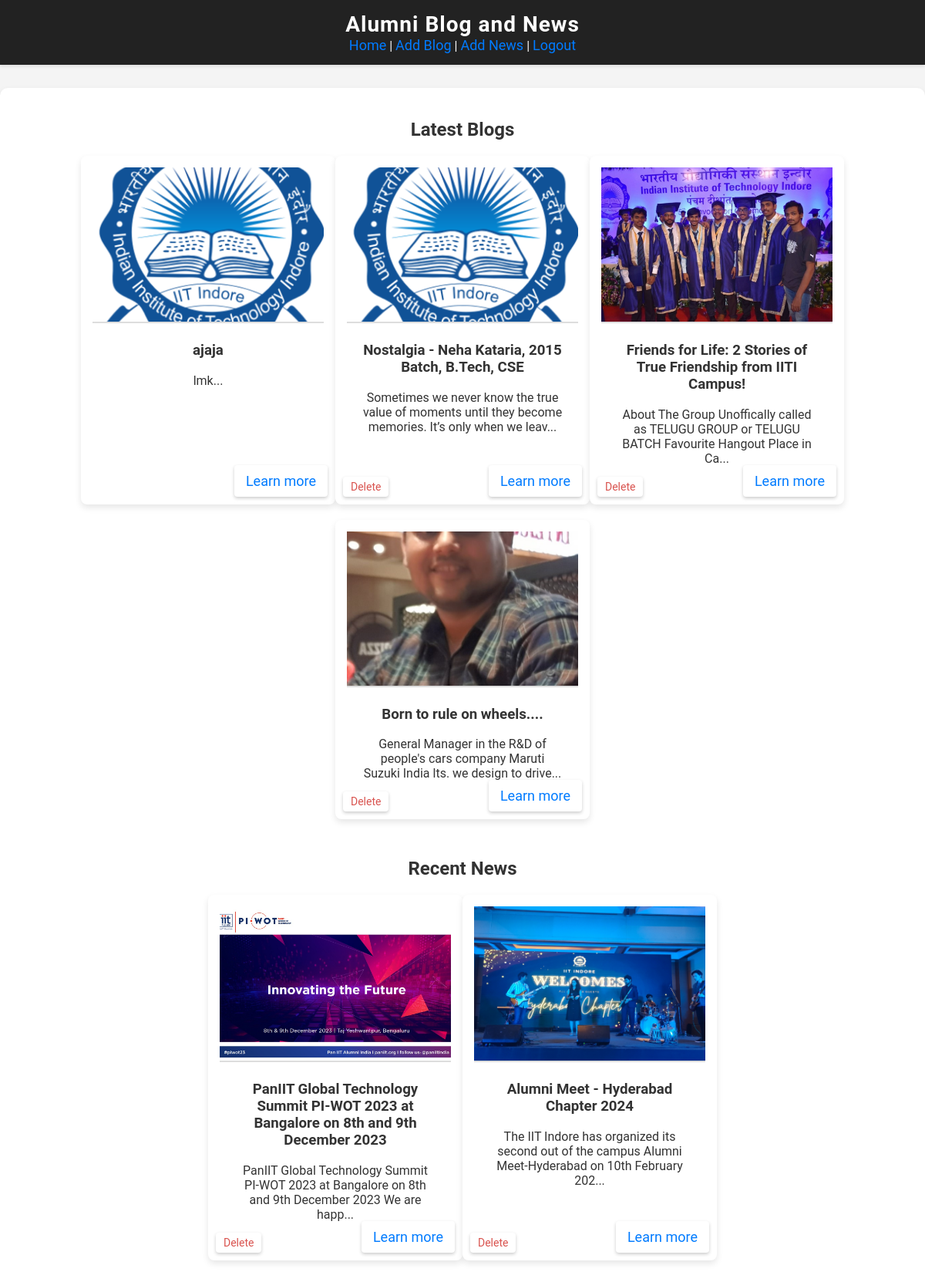
Screenshot of / (signed in) with the database file from the repository.
### blog/models.py (models this page shows, shortened)
class Blog(models.Model):
    title = models.CharField(max_length=200)
    content = models.TextField()
    author = models.ForeignKey(User, on_delete=models.CASCADE)
    created_at = models.DateTimeField(auto_now_add=True)
    image = models.ImageField(upload_to='blog_images/', default='/blog_images/Indian_Institute_of_Technology,_Indore_Logo.png')

class News(models.Model):
    title = models.CharField(max_length=200)
    content = models.TextField()
    created_at = models.DateTimeField(auto_now_add=True)
    author = models.ForeignKey(User, on_delete=models.CASCADE)
    image = models.ImageField(upload_to='news_images/',  default='/news_images/Indian_Institute_of_Technology,_Indore_Logo.png')

### blog/views.py (the view)
# urls.py: path('', views.home, name='home'),
def home(request):
    blogs = Blog.objects.all().order_by('-created_at')
    news = News.objects.all().order_by('-created_at')
    return render(request, 'home.html', {'blogs': blogs, 'news': news})

### templates/home.html
{% extends 'base.html' %}
{% load static %}
{% block content %}
<div class="container">
    <section>
        <h2>Latest Blogs</h2>
        <ul class="blog-list">
            {% for blog in blogs %}
                <li class="card">
                    <img src="{% if blog.image %}{{ blog.image.url }}{% else %}{% static 'default/default.png' %}{% endif %}"
                         alt="{{ blog.title }}"
                         class="card-image">
                    <div class="card-content">
                        <h3>{{ blog.title }}</h3>
                        <p>{{ blog.content|slice:":100" }}...</p>
                        <a href="{% url 'blog_detail' blog.id %}" class="learn-more">Learn more</a>
                        {% if user.is_authenticated and blog.author == user %}
                        <a href="{% url 'delete_blog' blog.id %}" class="delete-button" onclick="return confirm('Are you sure you want to delete this blog?');">Delete</a>
                        {% endif %}
                    </div>
                </li>
            {% endfor %}
        </ul>
    </section>
    <section>
        <h2>Recent News</h2>
        <ul class="news-list">
            {% for news_item in news %}
                <li class="card">
                    <img src="{% if news_item.image %}{{ news_item.image.url }}{% else %}{% static 'default/default_image.jpg' %}{% endif %}"
                         alt="{{ news_item.title }}"
                         class="card-image">
                    <div class="card-content">
                        <h3>{{ news_item.title }}</h3>
                        <p>{{ news_item.content|slice:":100" }}...</p>
                        <a href="{% url 'news_detail' news_item.id %}" class="learn-more">Learn more</a>
                        {% if user.is_authenticated and news_item.author == user %}
                        <a href="{% url 'delete_news' news_item.id %}" class="delete-button" onclick="return confirm('Are you sure you want to delete this news item?');">Delete</a>
                        {% endif %}
                    </div>
                </li>
            {% endfor %}
        </ul>
    </section>
</div>
{% endblock %}

### static/styles.css (style rules this page uses)
body { font-family: 'Roboto', sans-serif; background-color: #f4f4f4; margin: 0; padding: 0; color: #333; }
.container { max-width: 1200px; margin: 30px auto; padding: 20px; background-color: #fff; border-radius: 10px; box-shadow: 0 4px 8px rgba(0, 0, 0, 0.1); }
section { margin-bottom: 30px; text-align: center; }
h2 { font-size: 24px; margin-bottom: 20px; color: #333; }
.blog-list, .news-list { list-style: none; padding: 0; margin: 0; display: flex; flex-wrap: wrap; justify-content: center; }
ul { list-style: none; padding: 0; margin: 0; }
li { margin-bottom: 20px; }
a { color: #007bff; text-decoration: none; font-size: 18px; transition: color 0.3s ease; }
.card { position: relative; overflow: hidden; border-radius: 8px; box-shadow: 0 4px 8px rgba(0, 0, 0, 0.1); background-color: #fff; padding: 15px; margin-bottom: 20px; width: 100%; max-width: 300px; }
.card-image { width: 100%; height: 200px; object-fit: cover; border-bottom: 2px solid #ddd; }
.card-content { padding: 20px; }
.card-content h3 { margin-top: 0; }
.card-content p { margin-bottom: 15px; }
.delete-button { position: absolute; bottom: 10px; left: 10px; background-color: #fff; color: #d9534f; padding: 5px 10px; border-radius: 4px; text-decoration: none; font-size: 14px; box-shadow: 0 2px 4px rgba(0, 0, 0, 0.2); }
.learn-more { position: absolute; bottom: 10px; right: 10px; background-color: #fff; color: #007bff; padding: 10px 15px; border-radius: 4px; text-decoration: none; box-shadow: 0 2px 4px rgba(0, 0, 0, 0.2); }

### rows the page displays
Blog: title "ajaja", content "lmk"
Blog: title "Nostalgia - Neha Kataria, 2015 Batch, B.Tech, CSE", content "Sometimes we never know the true value of moments until they become memories. It’s only when we leav", shows "Delete"
Blog: image (picture), title "Friends for Life: 2 Stories of True Friendship from IITI Campus!", content "About The Group Unoffically called as TELUGU GROUP or TELUGU BATCH Favourite Hangout Place in Ca", shows "Delete"
Blog: image (picture), title "Born to rule on wheels....", content "General Manager in the R&D of people's cars company Maruti Suzuki India lts. we design to drive", shows "Delete"
News: image (picture), title "PanIIT Global Technology Summit PI-WOT 2023 at Bangalore on 8th and 9th December 2023", content "PanIIT Global Technology Summit PI-WOT 2023 at Bangalore on 8th and 9th December 2023 We are happ", shows "Delete"
News: image (picture), title "Alumni Meet - Hyderabad Chapter 2024", content "The IIT Indore has organized its second out of the campus Alumni Meet-Hyderabad on 10th February 202", shows "Delete"
